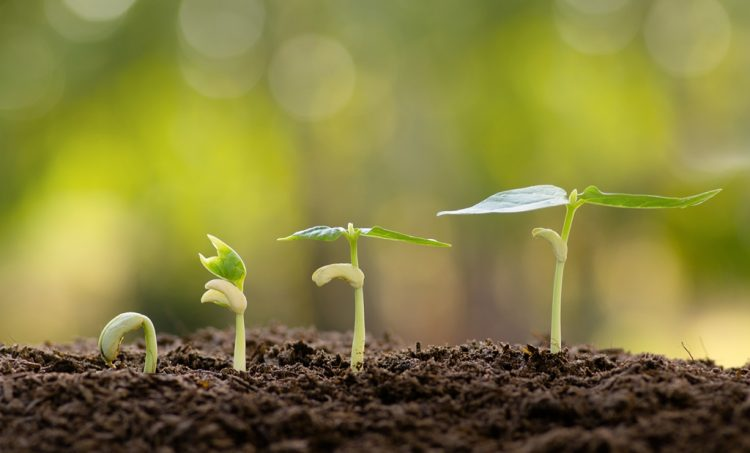
#> input picture images/plantas.jpg, 750 x 453 px
$ python exercicio02.py
#> lines starting #> are read from the running program, lines starting #| are printed output that depends on the picture
import cv2 as cv
import numpy as np


image = cv.imread('../images/plantas.jpg')
#> image is the input picture: shape (453, 750, 3); mean B, G, R 61, 126.7, 132.1
height, width, bpp = np.shape(image)
#> height = 453; width = 750; bpp = 3

red = (0,0,255)
green = (0,255,0)
blue = (255,0,0)
black = (0,0,0)


# DO RECTANGLE
cv.rectangle(image, (92,303),(165,386), red, 2)
cv.rectangle(image, (185,223),(259,386), green, 2)
cv.rectangle(image, (266,215),(448,386), blue, 2)
cv.rectangle(image, (432,175),(719,386), black, 2)
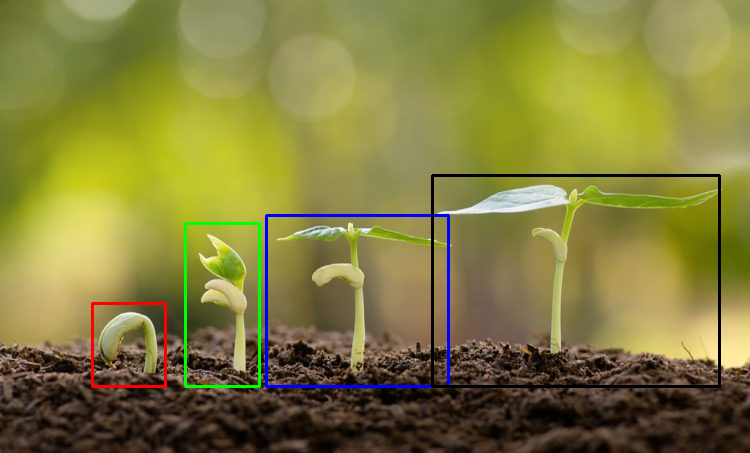
#> image: shape (453, 750, 3); mean B, G, R 61.3, 125.4, 130.2

cv.imshow("brain", image)

cv.waitKey(0)
cv.destroyAllWindows()
